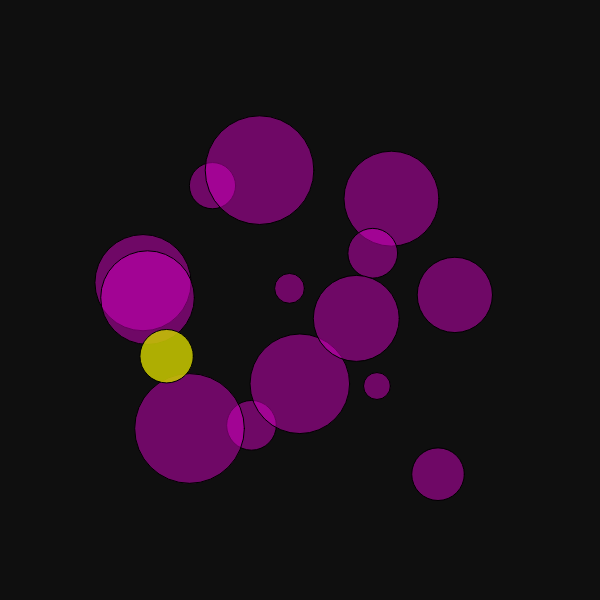
Frame 1 (no input)
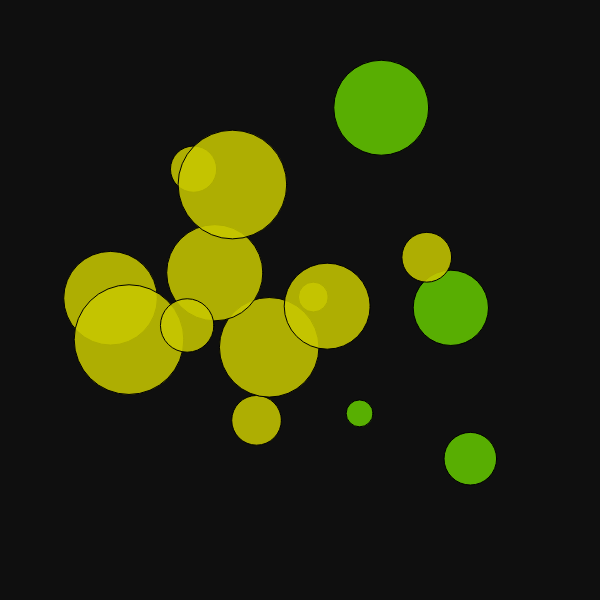
Frame 60 (no input)
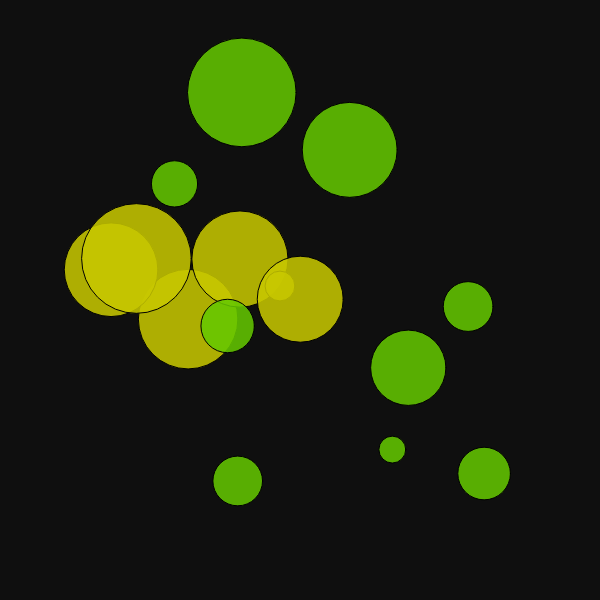
Frame 120 (the mouse pressed at the canvas centre since frame 60)

The p5.js sketch that drew these frames (run headless with seeded random() and noise() and a simulated clock; from frame 60 on, the mouse is pressed at the canvas centre):

// p5.js sketch
// ── sketch.js
/*

Intersecting any number of bubbles: 
- When bubbles overalp, their color should change
- They should change back when not overlapping
- Program has a bug!  Fix it.


*/


//constants used to change values once, instead of all over the place
const MAX_RADIUS = 60
const MIN_RADIUS= 10
const NUM_BUBBLES = 14
const MOVE_MIN = - 8
const MOVE_MAX = 8



let bubbles = []
 

function setup() {
  createCanvas(600, 600);

  
  for (let i = 0 ; i <= NUM_BUBBLES ; i++){
    
    let bubble = new Bubble(random(120,width-100), 
                            random(120,width-100), 
                            random(MIN_RADIUS,MAX_RADIUS))
   
    bubbles.push(bubble)
  }
  
}

function draw() {
  background(15);
 
  //New for of loop
  for(b of bubbles){

    b.display()
    b.move(MOVE_MIN, MOVE_MAX)
    
    let overlapping = false // new boolean to check overlapping bubbles
    
    for(other of bubbles){ //nested for loop
      
      if (b !== other &&  b.intersects(other)){
         overlapping = true
      }
    }
    
    if(overlapping){
      b.changeColor([200,200,0,220])
      other.changeColor([200,200,0,220])
    }else{
      b.changeColor([100,200,0,220])
      other.changeColor([100,200,0,220])
    }
  }
 
}

class Bubble {
  /* simple bubble class */
  
  constructor(x, y, rad){
    
    this.x = x
    this.y = y
    this.rad = rad
    this.color = [220,0,200,120] //set color property as array of RGB values
    
  }
  
  display(color){
    
    fill(this.color)
    ellipseMode(CENTER);
    ellipse(this.x, this.y, this.rad*2)
    
  }
  
  move(moveMin, moveMax){
    
    this.x = this.x + random(moveMin, moveMax)
    this.y = this.y + random(moveMin, moveMax)
  }
  
  intersects(other){
  let  distance = dist(this.x, this.y, other.x, other.y)
   return (distance < this.rad + other.rad) //check if returns true or false
    
  }
  
  changeColor(c){
    
    this.color = c
    
  }
  
}
